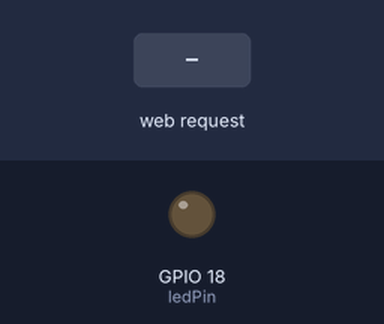
The sketch below on a simulated ESP32. Shown: output pins drawn as LEDs (lit = HIGH). The inputs (shaded band) are chosen by the test bench. WiFi joins after 1.5 s; servers stay silent unless stated; what the sketch prints to the serial monitor is not drawn.

Above: at 2.7 s.
2.8 s: HTTP request GET /led/on received
At 3.2 s:
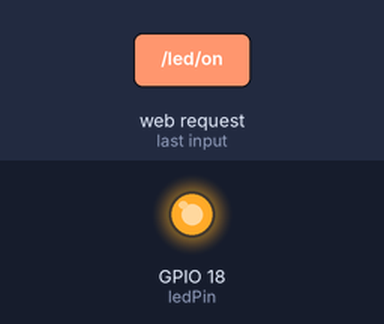
4.3 s: HTTP request GET /led/off received
At 5.6 s:
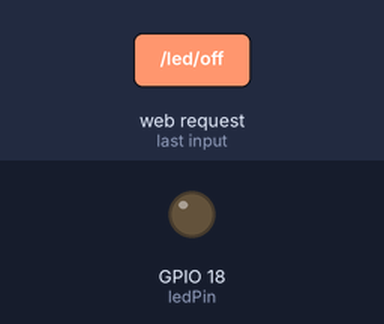
Timing chart, 0 to 7.3 s (numbered marks = the images above; inputs shaded):
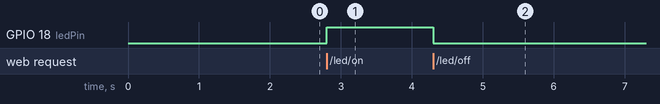

The sketch:

led.ino
```cpp
#include <WiFi.h>
#include <WebServer.h>

const char* ssid = "";
const char* password = "";

const int ledPin = 18;

WebServer server(80);

void handleOn() {
  digitalWrite(ledPin, HIGH);
  Serial.println("LED ON command received.");
  server.sendHeader("Access-Control-Allow-Origin", "*");
  server.sendHeader("Access-Control-Allow-Methods", "GET, POST, OPTIONS");
  server.sendHeader("Access-Control-Allow-Headers", "Content-Type");
  server.send(200, "text/plain", "LED is ON");
}

void handleOff() {
  digitalWrite(ledPin, LOW);
  Serial.println("LED OFF command received.");
  server.sendHeader("Access-Control-Allow-Origin", "*");
  server.sendHeader("Access-Control-Allow-Methods", "GET, POST, OPTIONS");
  server.sendHeader("Access-Control-Allow-Headers", "Content-Type");
  server.send(200, "text/plain", "LED is OFF");
}

void handleNotFound() {
  String message = "File Not Found\n\nURI: ";
  message += server.uri();
  server.sendHeader("Access-Control-Allow-Origin", "*");
  server.sendHeader("Access-Control-Allow-Methods", "GET, POST, OPTIONS");
  server.sendHeader("Access-Control-Allow-Headers", "Content-Type");
  server.send(404, "text/plain", message);
}

void setup() {
  Serial.begin(115200);
  pinMode(ledPin, OUTPUT);
  digitalWrite(ledPin, LOW);

  Serial.print("Conectao a");
  Serial.println(ssid);
  WiFi.begin(ssid, password);
  while (WiFi.status() != WL_CONNECTED) {
    delay(500);
    Serial.print(".");
  }
  Serial.println("\nWiFi conectao.");
  Serial.print("IP: ");
  Serial.println(WiFi.localIP());

  server.on("/led/on", HTTP_GET, handleOn);
  server.on("/led/off", HTTP_GET, handleOff);
  server.onNotFound(handleNotFound);

  server.begin();
  Serial.println("HTTP iniciado.");
}

void loop() {
  server.handleClient();
}
```

Measured:
- after the input at 2.8 s, GPIO 18 (ledPin): LOW → HIGH at once
- after the input at 4.3 s, GPIO 18 (ledPin): HIGH → LOW at once
